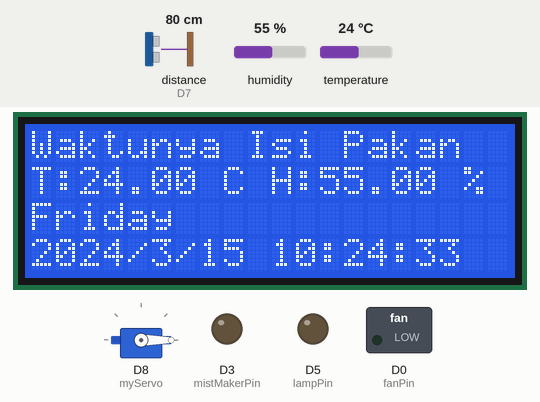
A sketch run on a simulated ESP8266 (NodeMCU). Shown: 20×4 character LCD, servo, switched loads named in the sketch (green lamp = pin HIGH), output pins drawn as LEDs (lit = HIGH). Wiring (inferred from the names in the program): ultrasonic range finder: trigger D6; echo D7. The test bench sets the inputs (shaded band); at power-on: distance to the obstacle (sensor on D7) 80 cm, humidity 55 %, temperature 24 °C. The echo pulse lasts 58.3 µs per cm; WiFi joins after 1.5 s; servers stay silent unless stated; the local clock reads 2024-03-15 10:24:30 at power-on unless the sketch sets it; pins used as bus, display or sensor lines are not drawn; what the sketch prints to the serial monitor is not drawn.

Above: at 4.5 s.
4.6 s: distance to the obstacle (sensor on D7) set to 7 cm
10.4 s: distance to the obstacle (sensor on D7) set to 4 cm
At 14.8 s:
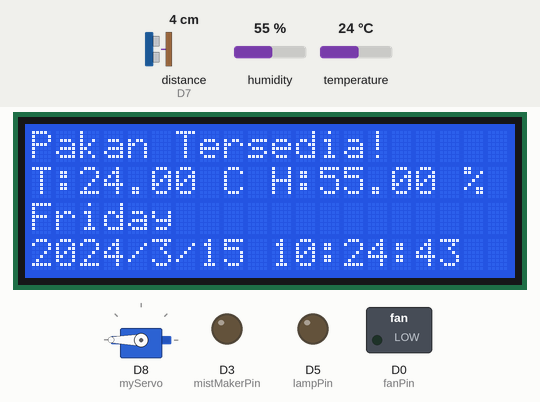
20.6 s: humidity set to 51 %
At 25.3 s:
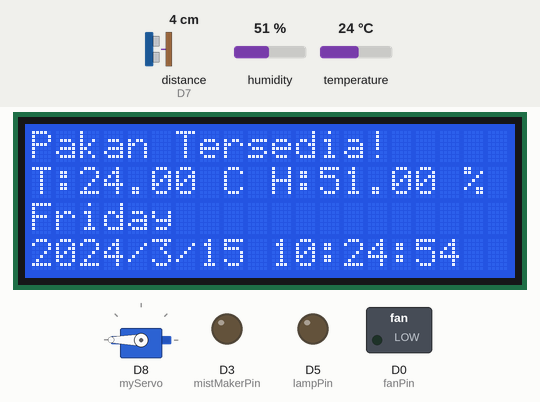
30.8 s: humidity set to 48 %
At 39.79 s:
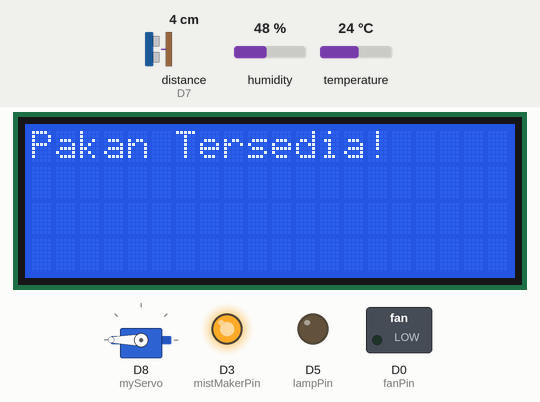
41.3 s: temperature set to 29 °C
At 46.1 s:
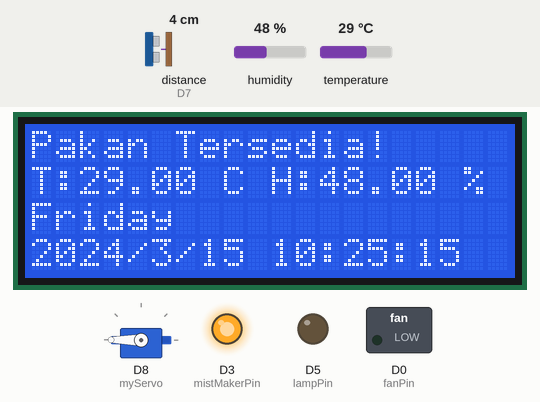
51.5 s: temperature set to 32 °C
At 56.6 s:
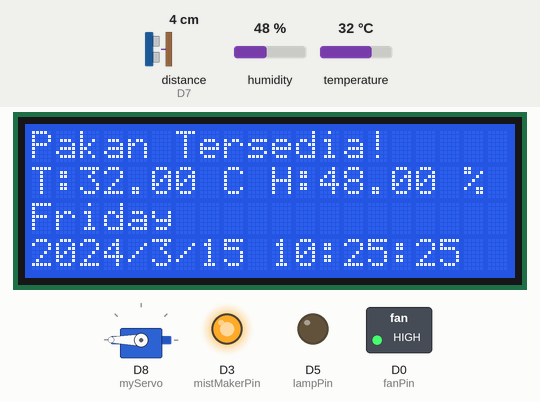
Timing chart, 0 to 58.1 s (numbered marks = the images above; inputs shaded):
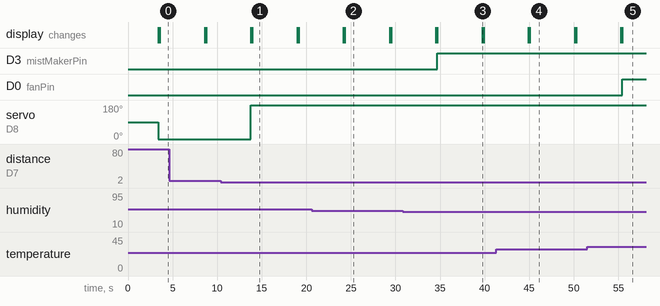

Measured:
- the behaviour switches between 6 and 5 cm on distance to the obstacle (sensor on D7) (found by bisection; images 0 and 1)
- the behaviour switches between 50 and 49 % on humidity (found by bisection; images 2 and 3)
- the behaviour switches between 30 and 31 °C on temperature (found by bisection; images 4 and 5)
- after the input at 10.4 s, servo on D8 (myServo): 0° → 180° after 3.4 s; the display: first changes after 3.4 s (image 1 shows a later state)
- after the input at 30.8 s, D3 (mistMakerPin): LOW → HIGH after 3.9 s
- after the input at 51.5 s, D0 (fanPin): LOW → HIGH after 3.9 s
- what the display in image 1 shows lasts 5.0 s, from 14.0 s to 19.0 s

The sketch:

SmartFarming.ino
```cpp
#define BLYNK_TEMPLATE_ID "TMPL6Xc3-YXXo"
#define BLYNK_TEMPLATE_NAME "Tugas Akhir"
#define BLYNK_AUTH_TOKEN "BJPecqb5IGVAQJTsE9Lftt25IjSL0oEu"
#define BLYNK_PRINT Serial

#include <Wire.h>
#include <Servo.h>
#include <DHT.h>
#include <RTClib.h>
#include <ESP8266WiFi.h>
#include <BlynkSimpleEsp8266.h>
#include <LiquidCrystal_I2C.h>

char auth[] = BLYNK_AUTH_TOKEN;  // Masukkan token autentikasi Blynk Anda
char ssid[] = "hah?";    // Masukkan SSID WiFi Anda
char pass[] = "andasiapa?"; // Masukkan password WiFi Anda

DHT dht(D4,DHT11);
#define echoPin D7  // D7 pada ESP8266
#define trigPin D6  // D6 pada ESP82
int fanPin = D0; // D5 Relay int_2 kuning
#define mistMakerPin D3 //D3 relay int_1 orange
#define lampPin 14 // s2

RTC_DS3231 rtc;
const char* daysOfTheWeek[7] = {"Sunday", "Monday", "Tuesday", "Wednesday", "Thursday", "Friday", "Saturday"};


Servo myServo;

// Deklarasi pin virtual untuk Blynk
#define HUMIDITY_PIN V1
#define TEMPERATURE_PIN V0
#define DISTANCE_PIN V2
#define FAN_STATUS_PIN V3
#define LAMP_STATUS_PIN V4
#define MIST_STATUS_PIN V5

// Inisialisasi LCD I2C 20x4 (alamat I2C 0x27, layar 20x4)
LiquidCrystal_I2C lcd(0x27, 20, 4);

void setup() {
  Serial.begin(9600);
  // Inisialisasi LCD
  Wire.begin(); // SDA adalah D2, SCL adalah D1 untuk ESP8266
  lcd.init();
  lcd.backlight();
  lcd.clear();
  lcd.setCursor(0, 0);
  lcd.print("Selamat Datang");

  // Inisialisasi koneksi WiFi
  WiFi.begin(ssid, pass);
  while (WiFi.status() != WL_CONNECTED) {
    delay(1000);
    Serial.println("Menghubungkan ke WiFi...");
  }
  Serial.println("Terhubung ke WiFi");

  // Inisialisasi Blynk
  Blynk.begin(auth, ssid, pass);

  // Memulai sensor DHT
  dht.begin();
  if (!rtc.begin()) {
    Serial.println("Tidak bisa menemukan RTC");
    lcd.clear();
    lcd.setCursor(0, 0);
    lcd.print("Tidak bisa menemukan RTC");
    while (1);
  }

  // Jika RTC kehilangan daya, setel waktu
  if (rtc.lostPower()) {
    Serial.println("RTC kehilangan daya, mengatur waktu!");
    lcd.clear();
    lcd.setCursor(0, 0);
    lcd.print("RTC kehilangan daya");
    ///rtc.adjust(DateTime(F(__DATE__), F(__TIME__)));

  }

  pinMode(trigPin, OUTPUT);
  pinMode(echoPin, INPUT);

  myServo.attach(D8); // D8 pada ESP8266

  // Set pin perangkat tambahan sebagai output
  pinMode(fanPin, OUTPUT);
  pinMode(lampPin, OUTPUT);
  pinMode(mistMakerPin, OUTPUT);

  delay(1000); // Delay selama 1 detik setelah setup
}

void getUltra() {
  long duration, distance;
  digitalWrite(trigPin, LOW);
  delayMicroseconds(2);
  digitalWrite(trigPin, HIGH);
  delayMicroseconds(10);
  digitalWrite(trigPin, LOW);
  duration = pulseIn(echoPin, HIGH);
  distance = (duration / 2) / 29.1;

  if (distance <= 5) {
    myServo.write(180);
    Serial.print("Pakan Tersedia! ");
    lcd.clear();
    lcd.setCursor(0, 0);
    lcd.print("Pakan Tersedia!");
    Blynk.virtualWrite(DISTANCE_PIN, distance); // Mengirim nilai jarak ke pin virtual V2 di Blynk
  } else {
    myServo.write(0);
    Serial.print("Waktunya Pengisian Pakan... ");
    lcd.clear();
    lcd.setCursor(0, 0);
    lcd.print("Waktunya Isi Pakan");
    Blynk.virtualWrite(DISTANCE_PIN, distance); // Mengirim nilai jarak ke pin virtual V2 di Blynk
  }
  delay(100);
}

void getDHT() {
  // Membaca kelembaban sebagai persentase
  float h = dht.readHumidity();
  // Membaca suhu sebagai Celcius (default)
  float t = dht.readTemperature();

  // Periksa apakah pembacaan gagal dan keluar lebih awal (untuk mencoba lagi)
  if (isnan(h) || isnan(t)) {
    Serial.println("Failed to read from DHT sensor!");
    return;
  }


  // Menampilkan nilai ke Serial Monitor
  Serial.print("Kelembaban : ");
  Serial.print(h);
  Serial.print(" %");
  Serial.print("Suhu : ");
  Serial.print(t);
  Serial.print(" *C");
  Serial.println(); // Pastikan newline setelah

  // Mengirim data ke Blynk
  Blynk.virtualWrite(HUMIDITY_PIN, h); // Mengirim nilai kelembaban ke pin virtual V1 di Blynk
  Blynk.virtualWrite(TEMPERATURE_PIN, t); // Mengirim nilai suhu ke pin virtual V0 di Blynk

  // Menampilkan data pada LCD
  lcd.setCursor(0, 1);
  lcd.print("T:");
  lcd.print(t);
  lcd.print(" C");
  lcd.setCursor(10, 1);
  lcd.print("H:");
  lcd.print(h);
  lcd.print(" %");

  // Logika untuk mengontrol kipas
  if (t > 30.00) { // suhu lebih dari 30 derajat Celsius
    digitalWrite(fanPin, HIGH); // Nyalakan kipas
    Blynk.virtualWrite(FAN_STATUS_PIN, 1); // Kirim status kipas ke pin virtual V3 di Blynk (1 = ON)
  } else {
    digitalWrite(fanPin, LOW); // Matikan kipas
    Blynk.virtualWrite(FAN_STATUS_PIN, 0); // Kirim status kipas ke pin virtual V3 di Blynk (0 = OFF)
  }

  // Logika untuk mengontrol mist maker
  if (h < 50.00) { // Kelembaban kurang dari 50%
    digitalWrite(mistMakerPin, HIGH); // Nyalakan mist maker
    Blynk.virtualWrite(MIST_STATUS_PIN, 1); // Kirim status mist maker ke pin virtual V5 di Blynk (1 = ON)
  } else {
    digitalWrite(mistMakerPin, LOW); // Matikan mist maker
    Blynk.virtualWrite(MIST_STATUS_PIN, 0); // Kirim status mist maker ke pin virtual V5 di Blynk (0 = OFF)
  }
}

void loop() {
  Blynk.run();
  getUltra();
  getDHT();

  DateTime now = rtc.now();
  Serial.print(daysOfTheWeek[now.dayOfTheWeek()]);
  Serial.print(", ");
  Serial.print(now.year(), DEC);
  Serial.print('/');
  Serial.print(now.month(), DEC);
  Serial.print('/');
  Serial.print(now.day(), DEC);
  Serial.print(" ");
  Serial.print(now.hour(), DEC);
  Serial.print(':');
  Serial.print(now.minute(), DEC);
  Serial.print(':');
  Serial.print(now.second(), DEC);
  Serial.println();

  // Menampilkan waktu dan tanggal pada LCD
  lcd.setCursor(0, 2);
  lcd.print(daysOfTheWeek[now.dayOfTheWeek()]);
  lcd.setCursor(0, 3);
  lcd.print(now.year(), DEC);
  lcd.print('/');
  lcd.print(now.month(), DEC);
  lcd.print('/');
  lcd.print(now.day(), DEC);
  lcd.print(" ");
  lcd.print(now.hour(), DEC);
  lcd.print(':');
  lcd.print(now.minute(), DEC);
  lcd.print(':');
  lcd.print(now.second(), DEC);

  // Periksa apakah waktu saat ini adalah 02:20:00
// if (now.hour() == 19 && now.minute() == 42 && now.second() == 0)
//  {
//    // Turn on the relay
//    Serial.println("Lampu Nyala");
//    digitalWrite(lampPin, HIGH);
//    Blynk.virtualWrite(LAMP_STATUS_PIN, 1);
//  }
//
//  // Check if the current time is 21:55:00
//  if (now.hour() == 19 && now.minute() == 43 && now.second() == 0)
//  {
//    // Turn off the relay
//    Serial.println("Lampu mati");
//    digitalWrite(lampPin, LOW);
//    Blynk.virtualWrite(LAMP_STATUS_PIN, 0);
//  }
  delay(5000);
}
```
